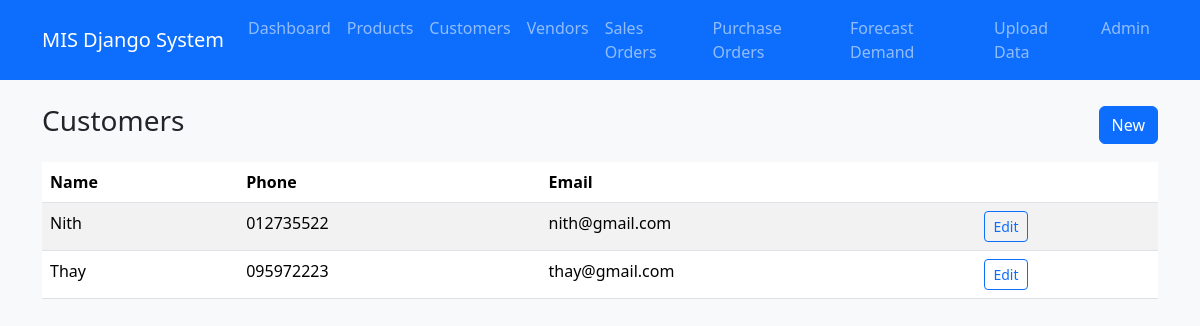
Before: /customers/ with the older database file.
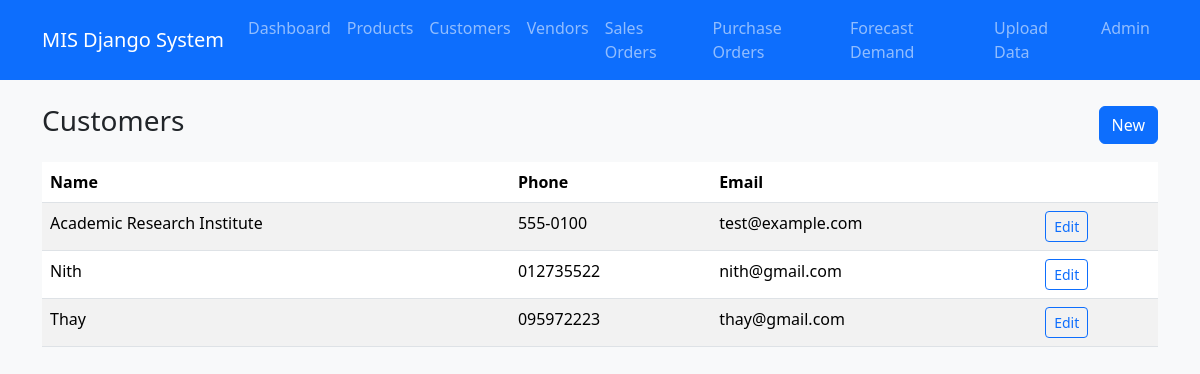
After: the same page with the newer database file.
### core/models.py (models this page shows, shortened)
class Customer(models.Model):
    name = models.CharField(max_length=150)
    phone = models.CharField(max_length=30, blank=True)
    email = models.EmailField(blank=True)

### core/views.py (the view)
# urls.py: path("customers/", views.customer_list, name="customer_list"),
def customer_list(request):
    customers = Customer.objects.order_by("name")
    return render(request, "core/customer_list.html", {"customers": customers})

### core/templates/core/customer_list.html
{% extends "core/base.html" %}
{% block content %}
<div class="d-flex justify-content-between align-items-center mb-3">
  <h3>Customers</h3>
  <a class="btn btn-primary" href="{% url 'customer_create' %}">New</a>
</div>
<table class="table table-striped bg-white">
  <thead><tr><th>Name</th><th>Phone</th><th>Email</th><th></th></tr></thead>
  <tbody>
    {% for c in customers %}
      <tr>
        <td>{{ c.name }}</td>
        <td>{{ c.phone }}</td>
        <td>{{ c.email }}</td>
        <td><a class="btn btn-sm btn-outline-primary" href="{% url 'customer_edit' c.pk %}">Edit</a></td>
      </tr>
    {% endfor %}
  </tbody>
</table>
{% endblock %}

Changed rows visible on the page:
added Customer: name "Academic Research Institute", phone "555-0100", email "test@example.com"
